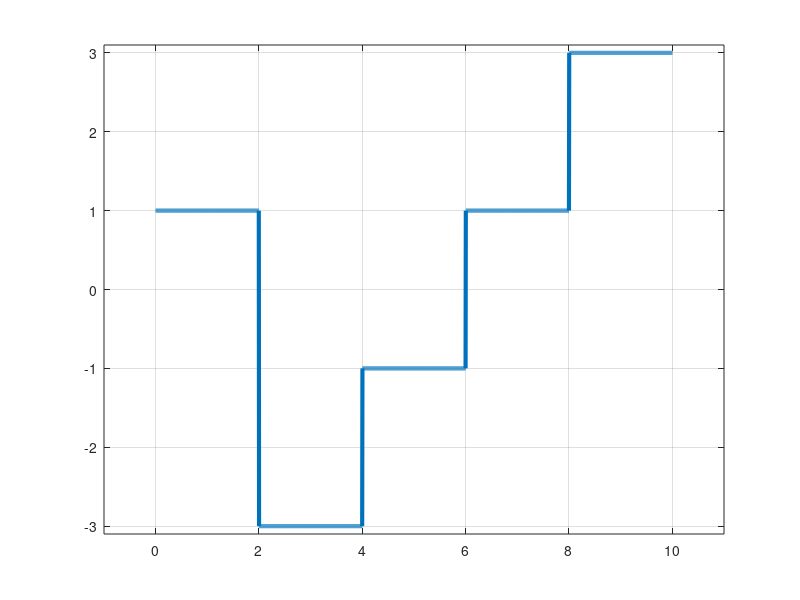

This chart was generated by the following MATLAB code:
in_bits = [1 1 0 0 0 1 1 1 1 0];
bitrate = 1; % bits per second
voltage1 = 1;
voltage2 = 3;

bits = zeros(1,length(in_bits));

if mod(length(in_bits),2)==1
  bits = zeros(1,length(in_bits)+1);
  for j=length(in_bits):-1:1
    bits(j+1) = in_bits(j);
  end
  bits(1) = 0;
  disp(length(in_bits));
else
  for j=1:length(bits)
    bits(j) = in_bits(j);
  end
end



T = length(bits)/bitrate; % full time of bit sequence
n = 200;
N = n*length(bits);
dt = T/(N-1);
t = 0:dt:T;
x = zeros(1,length(t)); % output signal

%% 2B1Q



for i = 0:2:length(bits)-2
  if bits(i+1) == 0
    if bits(i+2) == 0
      x(i*n+1:(i+2)*n) = -voltage2;
    else
      x(i*n+1:(i+2)*n) = -voltage1;
    end
  else
    if bits(i+2) == 0
      x(i*n+1:(i+2)*n) = voltage2;
    else
      x(i*n+1:(i+2)*n) = voltage1;
    end
  end
end


figure;
plot(t,x,'LineWidth',3);
axis([-1 t(end)+1 -3.1 3.1])
grid on;


%%demodulation
num_of_bits = T*bitrate;
out_bits = zeros(1,num_of_bits);

m = length(x)/num_of_bits;

j = 1;

for k=1:2*m:length(x)
  if x(k)==voltage1
    out_bits(j:j+1)=1;
  elseif x(k)==-voltage1
    out_bits(j)=0;
    out_bits(j+1)=1;
  elseif x(k)==voltage2
    out_bits(j)=1;
    out_bits(j+1)=0;
  else
    out_bits(j:j+1)=0;
  end
  disp(x(k));
  j = j + 2;
end

disp(out_bits);